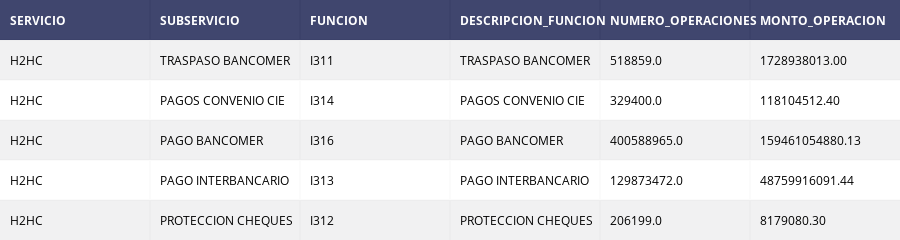

Source (notebook cell):
### Code cell
df = tabla.toPandas()
table = ff.create_table(df)
py.iplot(table, filename='jupyter/table1')

### Figure 1 — Plotly figure (JSON) as saved in the notebook; plotly's stock layout.template omitted (floating-point values rounded to 4 significant figures)
{"data": [{"colorscale": [[0, "#00083e"], [0.5, "#ededee"], [1, "#ffffff"]], "hoverinfo": "none", "opacity": 0.75, "showscale": false, "type": "heatmap", "z": [[0, 0, 0, 0, 0, 0], [0.5, 0.5, 0.5, 0.5, 0.5, 0.5], [1, 1, 1, 1, 1, 1], [0.5, 0.5, 0.5, 0.5, 0.5, 0.5], [1, 1, 1, 1, 1, 1], [0.5, 0.5, 0.5, 0.5, 0.5, 0.5]]}], "layout": {"annotations": [{"align": "left", "font": {"color": "#ffffff"}, "showarrow": false, "text": "<b>SERVICIO</b>", "x": -0.45, "xanchor": "left", "xref": "x1", "y": 0, "yref": "y1"}, {"align": "left", "font": {"color": "#ffffff"}, "showarrow": false, "text": "<b>SUBSERVICIO</b>", "x": 0.55, "xanchor": "left", "xref": "x1", "y": 0, "yref": "y1"}, {"align": "left", "font": {"color": "#ffffff"}, "showarrow": false, "text": "<b>FUNCION</b>", "x": 1.55, "xanchor": "left", "xref": "x1", "y": 0, "yref": "y1"}, {"align": "left", "font": {"color": "#ffffff"}, "showarrow": false, "text": "<b>DESCRIPCION_FUNCION</b>", "x": 2.55, "xanchor": "left", "xref": "x1", "y": 0, "yref": "y1"}, {"align": "left", "font": {"color": "#ffffff"}, "showarrow": false, "text": "<b>NUMERO_OPERACIONES</b>", "x": 3.55, "xanchor": "left", "xref": "x1", "y": 0, "yref": "y1"}, {"align": "left", "font": {"color": "#ffffff"}, "showarrow": false, "text": "<b>MONTO_OPERACION</b>", "x": 4.55, "xanchor": "left", "xref": "x1", "y": 0, "yref": "y1"}, {"align": "left", "font": {"color": "#000000"}, "showarrow": false, "text": "H2HC", "x": -0.45, "xanchor": "left", "xref": "x1", "y": 1, "yref": "y1"}, {"align": "left", "font": {"color": "#000000"}, "showarrow": false, "text": "TRASPASO BANCOMER", "x": 0.55, "xanchor": "left", "xref": "x1", "y": 1, "yref": "y1"}, {"align": "left", "font": {"color": "#000000"}, "showarrow": false, "text": "I311", "x": 1.55, "xanchor": "left", "xref": "x1", "y": 1, "yref": "y1"}, {"align": "left", "font": {"color": "#000000"}, "showarrow": false, "text": "TRASPASO BANCOMER", "x": 2.55, "xanchor": "left", "xref": "x1", "y": 1, "yref": "y1"}, {"align": "left", "font": {"color": "#000000"}, "showarrow": false, "text": "518859.0", "x": 3.55, "xanchor": "left", "xref": "x1", "y": 1, "yref": "y1"}, {"align": "left", "font": {"color": "#000000"}, "showarrow": false, "text": "1728938013.00", "x": 4.55, "xanchor": "left", "xref": "x1", "y": 1, "yref": "y1"}, {"align": "left", "font": {"color": "#000000"}, "showarrow": false, "text": "H2HC", "x": -0.45, "xanchor": "left", "xref": "x1", "y": 2, "yref": "y1"}, {"align": "left", "font": {"color": "#000000"}, "showarrow": false, "text": "PAGOS CONVENIO CIE", "x": 0.55, "xanchor": "left", "xref": "x1", "y": 2, "yref": "y1"}, {"align": "left", "font": {"color": "#000000"}, "showarrow": false, "text": "I314", "x": 1.55, "xanchor": "left", "xref": "x1", "y": 2, "yref": "y1"}, {"align": "left", "font": {"color": "#000000"}, "showarrow": false, "text": "PAGOS CONVENIO CIE", "x": 2.55, "xanchor": "left", "xref": "x1", "y": 2, "yref": "y1"}, {"align": "left", "font": {"color": "#000000"}, "showarrow": false, "text": "329400.0", "x": 3.55, "xanchor": "left", "xref": "x1", "y": 2, "yref": "y1"}, {"align": "left", "font": {"color": "#000000"}, "showarrow": false, "text": "118104512.40", "x": 4.55, "xanchor": "left", "xref": "x1", "y": 2, "yref": "y1"}, {"align": "left", "font": {"color": "#000000"}, "showarrow": false, "text": "H2HC", "x": -0.45, "xanchor": "left", "xref": "x1", "y": 3, "yref": "y1"}, {"align": "left", "font": {"color": "#000000"}, "showarrow": false, "text": "PAGO BANCOMER", "x": 0.55, "xanchor": "left", "xref": "x1", "y": 3, "yref": "y1"}, {"align": "left", "font": {"color": "#000000"}, "showarrow": false, "text": "I316", "x": 1.55, "xanchor": "left", "xref": "x1", "y": 3, "yref": "y1"}, {"align": "left", "font": {"color": "#000000"}, "showarrow": false, "text": "PAGO BANCOMER", "x": 2.55, "xanchor": "left", "xref": "x1", "y": 3, "yref": "y1"}, {"align": "left", "font": {"color": "#000000"}, "showarrow": false, "text": "400588965.0", "x": 3.55, "xanchor": "left", "xref": "x1", "y": 3, "yref": "y1"}, {"align": "left", "font": {"color": "#000000"}, "showarrow": false, "text": "159461054880.13", "x": 4.55, "xanchor": "left", "xref": "x1", "y": 3, "yref": "y1"}, {"align": "left", "font": {"color": "#000000"}, "showarrow": false, "text": "H2HC", "x": -0.45, "xanchor": "left", "xref": "x1", "y": 4, "yref": "y1"}, {"align": "left", "font": {"color": "#000000"}, "showarrow": false, "text": "PAGO INTERBANCARIO", "x": 0.55, "xanchor": "left", "xref": "x1", "y": 4, "yref": "y1"}, {"align": "left", "font": {"color": "#000000"}, "showarrow": false, "text": "I313", "x": 1.55, "xanchor": "left", "xref": "x1", "y": 4, "yref": "y1"}, {"align": "left", "font": {"color": "#000000"}, "showarrow": false, "text": "PAGO INTERBANCARIO", "x": 2.55, "xanchor": "left", "xref": "x1", "y": 4, "yref": "y1"}, {"align": "left", "font": {"color": "#000000"}, "showarrow": false, "text": "129873472.0", "x": 3.55, "xanchor": "left", "xref": "x1", "y": 4, "yref": "y1"}, {"align": "left", "font": {"color": "#000000"}, "showarrow": false, "text": "48759916091.44", "x": 4.55, "xanchor": "left", "xref": "x1", "y": 4, "yref": "y1"}, {"align": "left", "font": {"color": "#000000"}, "showarrow": false, "text": "H2HC", "x": -0.45, "xanchor": "left", "xref": "x1", "y": 5, "yref": "y1"}, {"align": "left", "font": {"color": "#000000"}, "showarrow": false, "text": "PROTECCION CHEQUES", "x": 0.55, "xanchor": "left", "xref": "x1", "y": 5, "yref": "y1"}, {"align": "left", "font": {"color": "#000000"}, "showarrow": false, "text": "I312", "x": 1.55, "xanchor": "left", "xref": "x1", "y": 5, "yref": "y1"}, {"align": "left", "font": {"color": "#000000"}, "showarrow": false, "text": "PROTECCION CHEQUES", "x": 2.55, "xanchor": "left", "xref": "x1", "y": 5, "yref": "y1"}, {"align": "left", "font": {"color": "#000000"}, "showarrow": false, "text": "206199.0", "x": 3.55, "xanchor": "left", "xref": "x1", "y": 5, "yref": "y1"}, {"align": "left", "font": {"color": "#000000"}, "showarrow": false, "text": "8179080.30", "x": 4.55, "xanchor": "left", "xref": "x1", "y": 5, "yref": "y1"}], "height": 230, "margin": {"b": 0, "l": 0, "r": 0, "t": 0}, "xaxis": {"dtick": 1, "gridwidth": 2, "showticklabels": false, "tick0": -0.5, "ticks": "", "zeroline": false}, "yaxis": {"autorange": "reversed", "dtick": 1, "gridwidth": 2, "showticklabels": false, "tick0": 0.5, "ticks": "", "zeroline": false}}}
